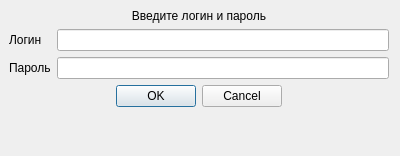
<?xml version="1.0" encoding="UTF-8"?>
<ui version="4.0">
 <class>Dialog</class>
 <widget class="QDialog" name="Dialog">
  <property name="geometry">
   <rect>
    <x>0</x>
    <y>0</y>
    <width>400</width>
    <height>156</height>
   </rect>
  </property>
  <property name="windowTitle">
   <string>Dialog</string>
  </property>
  <layout class="QFormLayout" name="formLayout">
   <property name="leftMargin">
    <number>9</number>
   </property>
   <property name="topMargin">
    <number>9</number>
   </property>
   <item row="1" column="0">
    <widget class="QLabel" name="log_label">
     <property name="sizePolicy">
      <sizepolicy hsizetype="Preferred" vsizetype="Preferred">
       <horstretch>0</horstretch>
       <verstretch>0</verstretch>
      </sizepolicy>
     </property>
     <property name="text">
      <string>Логин</string>
     </property>
    </widget>
   </item>
   <item row="1" column="1">
    <widget class="QLineEdit" name="log"/>
   </item>
   <item row="5" column="0">
    <widget class="QLabel" name="pass_label">
     <property name="sizePolicy">
      <sizepolicy hsizetype="Preferred" vsizetype="Preferred">
       <horstretch>0</horstretch>
       <verstretch>0</verstretch>
      </sizepolicy>
     </property>
     <property name="text">
      <string>Пароль</string>
     </property>
    </widget>
   </item>
   <item row="5" column="1">
    <widget class="QLineEdit" name="pass">
     <property name="focusPolicy">
      <enum>Qt::ClickFocus</enum>
     </property>
     <property name="inputMethodHints">
      <set>Qt::ImhHiddenText|Qt::ImhNoAutoUppercase|Qt::ImhNoPredictiveText|Qt::ImhSensitiveData</set>
     </property>
     <property name="echoMode">
      <enum>QLineEdit::Password</enum>
     </property>
    </widget>
   </item>
   <item row="0" column="0" colspan="2">
    <widget class="QLabel" name="error_label">
     <property name="sizePolicy">
      <sizepolicy hsizetype="Preferred" vsizetype="Minimum">
       <horstretch>0</horstretch>
       <verstretch>0</verstretch>
      </sizepolicy>
     </property>
     <property name="text">
      <string>Введите логин и пароль</string>
     </property>
     <property name="alignment">
      <set>Qt::AlignCenter</set>
     </property>
    </widget>
   </item>
   <item row="6" column="0" colspan="2">
    <widget class="QDialogButtonBox" name="buttonBox">
     <property name="layoutDirection">
      <enum>Qt::LeftToRight</enum>
     </property>
     <property name="locale">
      <locale language="Russian" country="Russia"/>
     </property>
     <property name="orientation">
      <enum>Qt::Horizontal</enum>
     </property>
     <property name="standardButtons">
      <set>QDialogButtonBox::Cancel|QDialogButtonBox::Ok</set>
     </property>
     <property name="centerButtons">
      <bool>true</bool>
     </property>
    </widget>
   </item>
  </layout>
 </widget>
 <resources/>
 <connections>
  <connection>
   <sender>buttonBox</sender>
   <signal>accepted()</signal>
   <receiver>Dialog</receiver>
   <slot>accept()</slot>
   <hints>
    <hint type="sourcelabel">
     <x>248</x>
     <y>254</y>
    </hint>
    <hint type="destinationlabel">
     <x>157</x>
     <y>274</y>
    </hint>
   </hints>
  </connection>
  <connection>
   <sender>buttonBox</sender>
   <signal>rejected()</signal>
   <receiver>Dialog</receiver>
   <slot>reject()</slot>
   <hints>
    <hint type="sourcelabel">
     <x>316</x>
     <y>260</y>
    </hint>
    <hint type="destinationlabel">
     <x>286</x>
     <y>274</y>
    </hint>
   </hints>
  </connection>
 </connections>
</ui>
